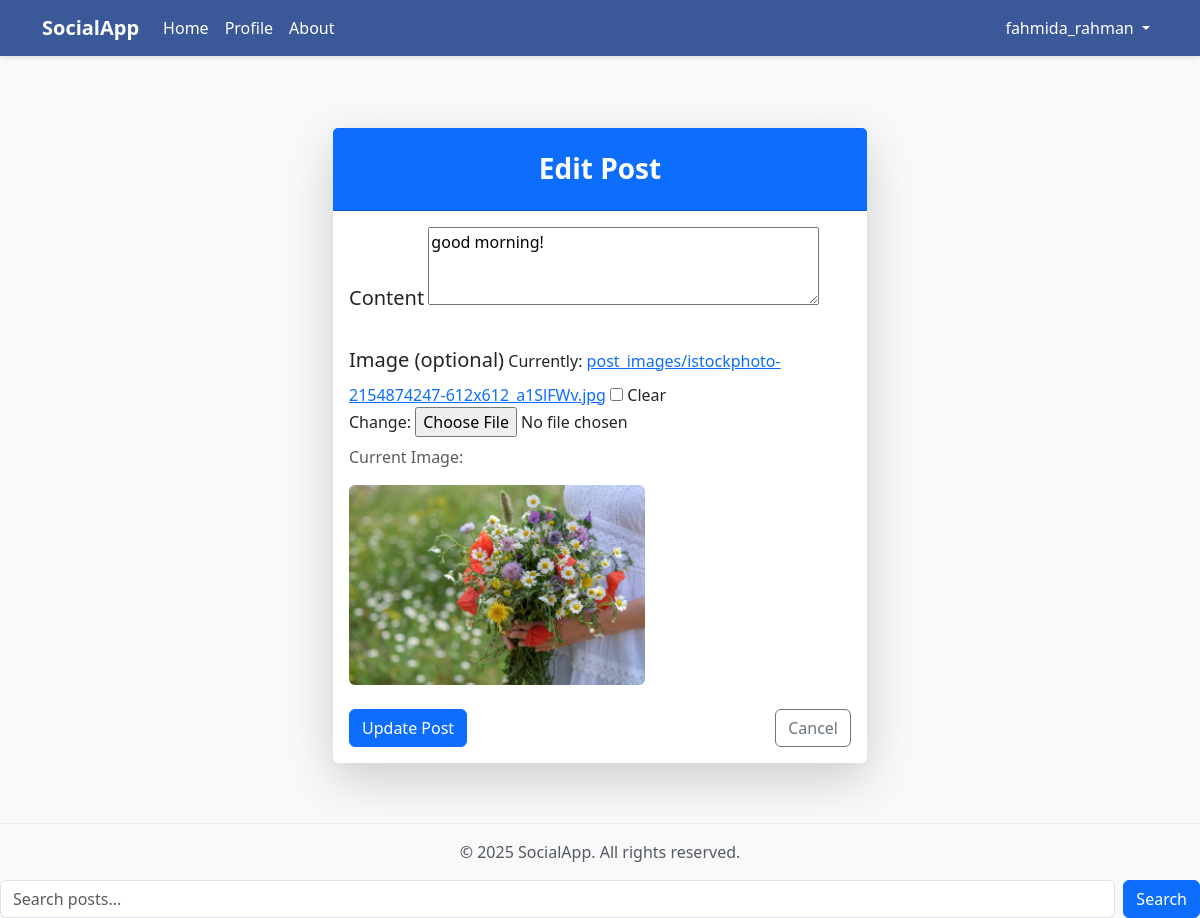
Screenshot of /post/8/update/ (signed in) with the database file from the repository.
### social_app/models.py (models this page shows, shortened)
class Post(models.Model):
    user = models.ForeignKey(User, on_delete=models.CASCADE, related_name='posts')
    content = models.TextField()
    image = models.ImageField(upload_to='post_images/', blank=True, null=True)
    created_at = models.DateTimeField(auto_now_add=True)
    updated_at = models.DateTimeField(auto_now=True)
    class Meta:
        ordering = ['-created_at']

### social_app/views.py (the view, shortened to what this page needs)
# urls.py: path('post/<int:pk>/update/', views.PostUpdateView.as_view(), name='post_update'),
class PostUpdateView(LoginRequiredMixin, UserPassesTestMixin, UpdateView):
    model = Post
    form_class = PostForm
    template_name = 'social_app/post_form.html'
    def test_func(self):
        post = self.get_object()
        return self.request.user == post.user

### social_app/forms.py
class PostForm(forms.ModelForm):
    class Meta:
        model = Post
        fields = ['content', 'image']
        widgets = {
            'content': forms.Textarea(attrs={'rows': 3, 'placeholder': 'What\'s on your mind?'})
        }

### templates/social_app/post_form.html (shortened to what this page needs)
{% extends 'base.html' %}
{% block content %}
    <div class="container mt-5">
        <div class="row justify-content-center">
            <div class="col-lg-6 col-md-8 col-sm-12">
                <div class="card shadow-lg border-0 rounded-lg">
                    <div class="card-header bg-primary text-white text-center py-4">
                        <h3 class="fw-bold mb-0">
                            {% if object %}Edit Post{% else %}Create New Post{% endif %}
                        </h3>
                    </div>
                    <div class="card-body">
                        <form method="POST" enctype="multipart/form-data">
                            <div class="mb-4">
                                <label for="{{ form.content.id_for_label }}" class="form-label fs-5">Content</label>
                                {{ form.content }}
                            </div>
                            <div class="mb-4">
                                <label for="{{ form.image.id_for_label }}" class="form-label fs-5">Image (optional)</label>
                                {{ form.image }}
                                {% if object and object.image %}
                                    <div class="mt-2">
                                        <p class="text-muted">Current Image:</p>
                                        <img src="{{ object.image.url }}" alt="Current post image" class="img-fluid rounded" style="max-height: 200px; width: auto;">
                                    </div>
                                {% endif %}
                            </div>
                            <div class="d-flex justify-content-between">
                                <button type="submit" class="btn btn-primary w-48">
                                    {% if object %}Update Post{% else %}Create Post{% endif %}
                                </button>
                                <a href="{% if object %}{% url 'profile' %}{% else %}{% url 'home' %}{% endif %}" class="btn btn-outline-secondary w-48 text-center">
                                    Cancel
                                </a>
                            </div>
                        </form>
                    </div>
                </div>
            </div>
        </div>
    </div>
{% endblock %}

### templates/base.html (shortened to what this page needs)
<!DOCTYPE html>
<html lang="en">
<head>
    <link href="https://cdn.jsdelivr.net/npm/bootstrap@5.3.0-alpha1/dist/css/bootstrap.min.css" rel="stylesheet">
    <link rel="stylesheet" href="https://cdn.jsdelivr.net/npm/bootstrap-icons/font/bootstrap-icons.css">
    <link rel="stylesheet" href="https://cdn.jsdelivr.net/npm/bootstrap@5.3.0-alpha1/dist/css/bootstrap.min.css">
    <link href="https://cdnjs.cloudflare.com/ajax/libs/font-awesome/6.7.2/css/all.min.css:" rel="stylesheet">
</head>
<body>
    <nav class="navbar navbar-expand-lg navbar-dark mb-4">
        <div class="container">
            <a class="navbar-brand" href="{% url 'home' %}">
                <strong>SocialApp</strong>
            </a>
            <div class="collapse navbar-collapse" id="navbarNav">
                {% if user.is_authenticated %}
                <ul class="navbar-nav me-auto">
                    <li class="nav-item">
                        <a class="nav-link" href="{% url 'home' %}">Home</a>
                    </li>
                    <li class="nav-item">
                        <a class="nav-link" href="{% url 'profile' %}">Profile</a>
                    </li>
                    <li class="nav-item">
                        <a class="nav-link" href="#">About</a>
                    </li>
                </ul>
                <ul class="navbar-nav ms-auto">
                    <li class="nav-item dropdown">
                        <a class="nav-link dropdown-toggle" href="#" id="navbarDropdown" role="button"
                            data-bs-toggle="dropdown" aria-expanded="false">
                            {{ user.username }}
                        </a>
                    </li>
                </ul>
                {% endif %}
            </div>
        </div>
    </nav>
    <main class="container">
        {% block content %}
        {% endblock %}
    </main>
    <footer class="footer mt-auto py-3">
        <div class="container text-center">
            <p class="text-muted mb-0">© 2025 SocialApp. All rights reserved.</p>
        </div>
    </footer>
    <form method="get" class="d-flex">
        <input type="text" name="search" class="form-control me-2" placeholder="Search posts..." aria-label="Search">
        <button type="submit" class="btn btn-primary">Search</button>
    </form>
</body>
</html>

### templates/base.html (style rules this page uses)
body { display: flex; min-height: 100vh; flex-direction: column; background-color: #f8f9fa; }
main { flex: 1; margin-bottom: 60px; }
.footer { background-color: #f8f9fa; border-top: 1px solid #e9ecef; padding: 1rem 0; }
.navbar { background-color: #3b5998; box-shadow: 0 2px 4px rgba(0, 0, 0, 0.1); }
.navbar-brand, .nav-link { color: white !important; }

### rows the page displays
Post: content "good morning!", image (picture)

### other values shown
{{ user.username }} "fahmida_rahman"
